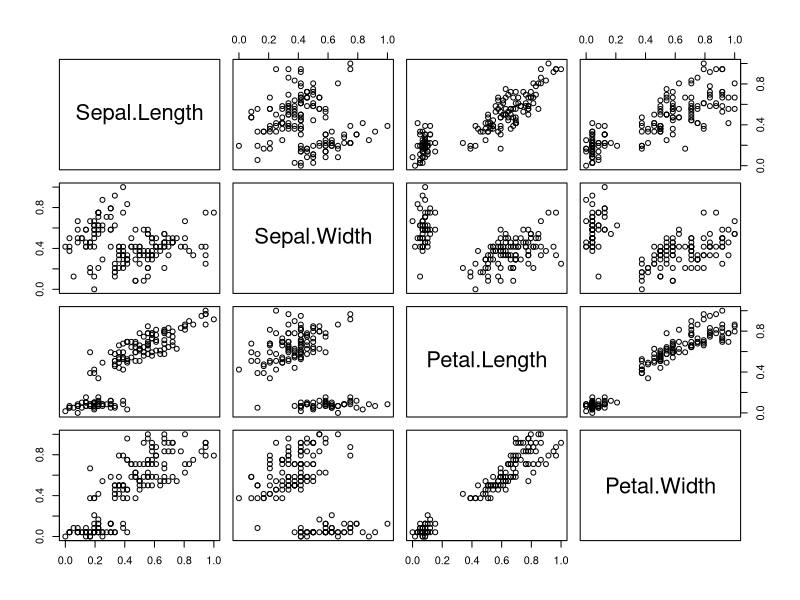
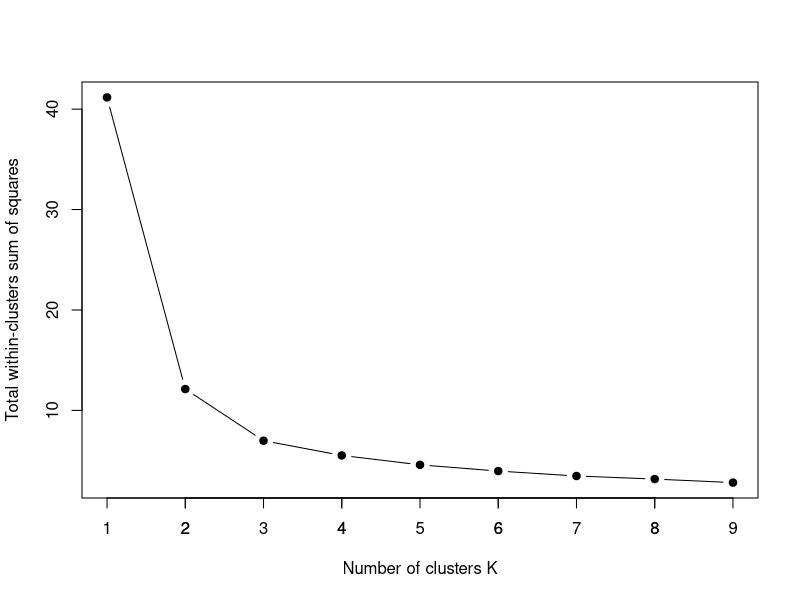
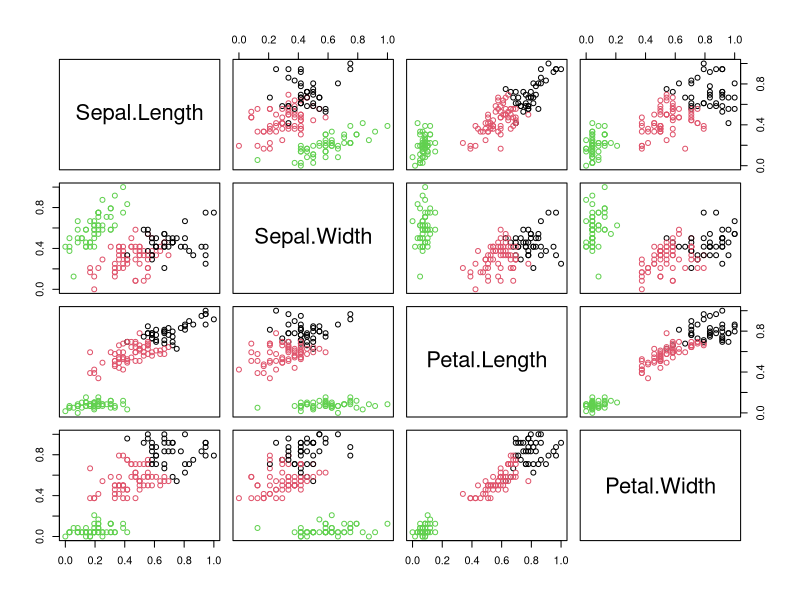

These figures' R source, in order:
library(dplyr)
library(purrr)

set.seed(12345)

str(iris)

# Drop the species column
df <- iris[, -5]

# We can try different scaling functions
# There is actually no need to scale data here. Data are expressed in the same unit
standard_scalar <- function(x) {
  (x - mean(x)) / sd(x)
}

robust_scalar <- function(x) {
  (x - median(x)) / IQR(x)
}

minmax <- function(x) {
  (x - min(x)) / (max(x) - min(x))
}

# Scale data
df_scaled <- df %>% 
  mutate(across(everything(), minmax))

# Plot scaled data
plot(as.data.frame(df_scaled))

# Check number of clusters
# Source: https://uc-r.github.io/kmeans_clustering

# Function to compute total within-cluster sum of square 
wss <- function(k) {
  kmeans(df_scaled, k, nstart = 10)$tot.withinss
}

# Compute and plot wss for k = 1 to k = 9
k.values <- 1:9

# Extract wss for 1-9 clusters
wss_values <- map_dbl(k.values, wss)

# Plot elbow
plot(k.values, wss_values,
     type = "b", 
     pch = 19,
     xlab = "Number of clusters K",
     ylab = "Total within-clusters sum of squares")
axis(1, at = seq(1, 9, by = 1))

# Fit clusters
fitK <- kmeans(df_scaled, 3)

# What is saved in fitK?
fitK

# Let's plot again the data with color corresponding to the different clusters
plot(df_scaled, col = fitK$cluster)

# Apparently the third type of iris is difficult to detect..

